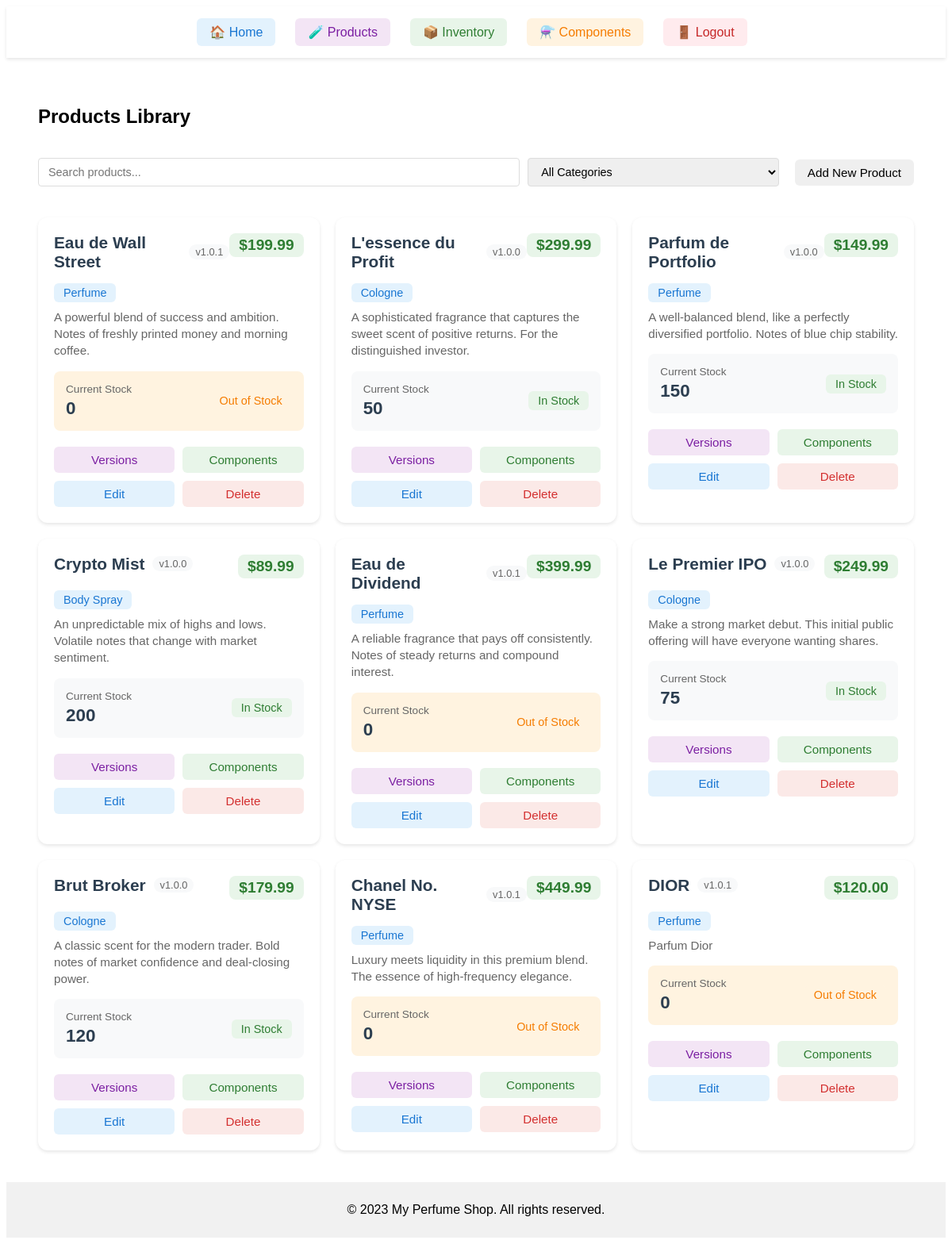
Page /product/ (signed in) on the committed database.
### app/models.py (models this page shows, shortened)
class Product(db.Model):
    id = db.Column(db.Integer, primary_key=True)
    name = db.Column(db.String(100), nullable=False)
    base_price = db.Column(db.Float, nullable=False)  # Base price for the product
    description = db.Column(db.Text)
    category = db.Column(db.String(50))
    versions = db.relationship('ProductVersion', backref='product', lazy=True)
    components = db.relationship('Component',
                               secondary=product_components,
                               backref=db.backref('products', lazy=True))
    inventory_entries = db.relationship('ProductInventory', backref='product', lazy=True, order_by='desc(ProductInventory.created_at)')

class ProductInventory(db.Model):
    id = db.Column(db.Integer, primary_key=True)
    product_id = db.Column(db.Integer, db.ForeignKey('product.id'), nullable=False)
    version = db.Column(db.String(10), nullable=False)
    inventory = db.Column(db.Integer, default=0)
    price = db.Column(db.Float, nullable=False)  # Specific price for this version
    created_at = db.Column(db.DateTime, default=datetime.utcnow)

### app/views/product.py (the view)
@product_bp.route('/')
@login_required
def index():
    products = Product.query.all()
    available_components = Component.query.all()
    return render_template('product/index.html',
                         products=products,
                         available_components=available_components)

### app/__init__.py (called while the page is built)
@login_manager.user_loader
def load_user(user_id):
    from .models import User  # Import User here to avoid circular import
    return User.query.get(int(user_id))

### app/templates/product/index.html (shortened to what this page needs)
{% extends 'base.html' %}
{% block content %}
<div class="components-page">
    <h2>Products Library</h2>
    <div class="inventory-controls">
        <div class="search-filters">
            <div class="search-group">
                <input type="text" id="searchInput" placeholder="Search products..." class="search-input">
                <select id="categoryFilter" class="category-select">
                    <option value="">All Categories</option>
                </select>
            </div>
        </div>
        {% if current_user.role == 'admin' %}
        <div class="admin-controls">
            <button onclick="showAddProductModal()" class="action-btn add-btn">Add New Product</button>
        </div>
        {% endif %}
    </div>
    <div class="component-grid">
        {% for product in products %}
        <div class="component-card">
            <div class="card-header">
                <div class="title-section">
                    <h3>{{ product.name }}</h3>
                    <span class="version-badge">v{{ product.inventory_entries[0].version if product.inventory_entries else '1.0' }}</span>
                </div>
                <span class="price-tag">${{ "%.2f"|format(product.base_price) }}</span>
            </div>
            <div class="product-info">
                <span class="category-tag">{{ product.category }}</span>
                <p class="description">{{ product.description }}</p>
            </div>
            <div class="stock-info {% if product.inventory_entries and product.inventory_entries[0].inventory < 10 %}low-stock{% endif %}">
                <div class="stock-details">
                    <span class="stock-label">Current Stock</span>
                    <span class="stock-number">{{ product.inventory_entries[0].inventory if product.inventory_entries else 0 }}</span>
                </div>
                <span class="stock-status">
                    {% if product.inventory_entries %}
                        {% if product.inventory_entries[0].inventory > 20 %}
                            In Stock
                        {% elif product.inventory_entries[0].inventory > 0 %}
                            Low Stock
                        {% else %}
                            Out of Stock
                        {% endif %}
                    {% else %}
                        No Stock
                    {% endif %}
                </span>
            </div>
            <div class="card-actions">
                <div class="main-actions">
                    <a href="{{ url_for('product.view_versions', id=product.id) }}"
                       class="action-btn version-btn">Versions</a>
                    <a href="{{ url_for('product.view_components', id=product.id) }}"
                       class="action-btn component-btn">Components</a>
                </div>
                {% if current_user.role == 'admin' %}
                <div class="admin-actions">
                    <a href="{{ url_for('product.edit_product_inventory',
                                        id=product.id,
                                        version=product.inventory_entries[0].version if product.inventory_entries else '1.0') }}"
                       class="action-btn edit-btn">Edit</a>
                    <button onclick="confirmDelete({{ product.id }}, '{{ product.name }}')"
                            class="action-btn delete-btn">Delete</button>
                </div>
                {% endif %}
            </div>
        </div>
        {% endfor %}
    </div>
</div>
{% endblock %}

### app/templates/base.html (shortened to what this page needs)
<!DOCTYPE html>
<html lang="en">
<head>
    <link rel="stylesheet" href="{{ url_for('static', filename='css/style.css') }}">
</head>
<body>
    <header>
        <nav class="main-nav">
            <ul>
                <li><a href="{{ url_for('home') }}" class="nav-btn home">🏠 Home</a></li>
                {% if current_user.is_authenticated %}
                    <li><a href="{{ url_for('product.index') }}" class="nav-btn products">🧪 Products</a></li>
                    <li><a href="{{ url_for('product.inventory') }}" class="nav-btn inventory">📦 Inventory</a></li>
                    <li><a href="{{ url_for('product.list_components') }}" class="nav-btn components">⚗️ Components</a></li>
                    <li><a href="{{ url_for('auth.logout') }}" class="nav-btn logout">🚪 Logout</a></li>
                {% else %}
                    <li><a href="{{ url_for('auth.login') }}" class="nav-btn login">🔑 Login</a></li>
                    <li><a href="{{ url_for('auth.register') }}" class="nav-btn register">📝 Register</a></li>
                {% endif %}
            </ul>
        </nav>
    </header>
    <main>
        {% block content %}
        {% endblock %}
    </main>
    <footer>
        <p>© 2023 My Perfume Shop. All rights reserved.</p>
    </footer>
</body>
</html>

### app/static/css/style.css (style rules this page uses)
body { font-family: Arial, sans-serif; }
header, footer { background-color: #f1f1f1; padding: 10px 20px; text-align: center; }
nav ul { list-style: none; padding: 0; }
nav ul li { display: inline; margin-right: 10px; }
main { margin: 20px; }
.admin-controls { margin: 20px 0; }

### app/templates/product/index.html (style rules this page uses)
.components-page { padding: 20px; }
.inventory-controls { margin: 20px 0; background: none; box-shadow: none; padding: 0; display: flex; justify-content: space-between; align-items: center; }
.search-filters { flex: 1; margin-right: 20px; }
.search-group { display: flex; gap: 10px; }
.search-input, .category-select { padding: 8px 12px; border: 1px solid #ddd; border-radius: 4px; font-size: 0.9em; }
.search-input { flex: 2; }
.category-select { flex: 1; }
.component-grid { display: grid; grid-template-columns: repeat(auto-fill, minmax(300px, 1fr)); gap: 20px; margin-top: 20px; }
.component-card { background: white; border-radius: 12px; box-shadow: 0 2px 4px rgba(0,0,0,0.1); padding: 20px; display: flex; flex-direction: column; gap: 15px; transition: transform 0.2s, box-shadow 0.2s; }
.card-header { display: flex; justify-content: space-between; align-items: flex-start; }
.title-section { display: flex; align-items: center; gap: 10px; }
.card-header h3 { margin: 0; font-size: 1.3em; color: #2c3e50; }
.version-badge { font-size: 0.8em; color: #666; background: #f8f9fa; padding: 2px 8px; border-radius: 12px; }
.price-tag { background: #e8f5e9; color: #2e7d32; padding: 4px 12px; border-radius: 8px; font-weight: 600; font-size: 1.2em; }
.product-info { display: flex; flex-direction: column; gap: 8px; }
.category-tag { align-self: flex-start; background: #e3f2fd; color: #1976d2; padding: 4px 12px; border-radius: 6px; font-size: 0.9em; font-weight: 500; }
.description { color: #666; font-size: 0.95em; line-height: 1.4; margin: 0; }
.stock-info { background: #f8f9fa; padding: 15px; border-radius: 8px; display: flex; justify-content: space-between; align-items: center; }
.stock-info.low-stock { background: #fff3e0; }
.stock-details { display: flex; flex-direction: column; gap: 4px; }
.stock-label { font-size: 0.85em; color: #666; }
.stock-number { font-size: 1.4em; font-weight: 600; color: #2c3e50; }
.stock-status { padding: 4px 12px; border-radius: 6px; font-size: 0.9em; background: #e8f5e9; color: #2e7d32; }
.low-stock .stock-status { background: #fff3e0; color: #f57c00; }
.card-actions { display: flex; flex-direction: column; gap: 10px; margin-top: 5px; }
.main-actions, .admin-actions { display: flex; gap: 10px; }
.action-btn { flex: 1; padding: 8px 16px; border: none; border-radius: 6px; text-align: center; text-decoration: none; font-size: 0.95em; cursor: pointer; transition: all 0.2s; display: flex; align-items: center; justify-content: center; gap: 8px; }
.version-btn { background: #f3e5f5; color: #7b1fa2; }
.component-btn { background: #e8f5e9; color: #2e7d32; }
.edit-btn { background: #e3f2fd; color: #1976d2; }
.delete-btn { background: #fbe9e7; color: #d32f2f; }

### app/templates/base.html (style rules this page uses)
header { background: white; box-shadow: 0 2px 4px rgba(0,0,0,0.1); padding: 15px 20px; }
.main-nav ul { display: flex; gap: 15px; justify-content: center; flex-wrap: wrap; margin: 0; padding: 0; }
.main-nav li { list-style: none; }
.nav-btn { display: inline-flex; align-items: center; padding: 8px 16px; border-radius: 6px; text-decoration: none; font-weight: 500; transition: all 0.2s ease; gap: 6px; }
.home { background: #e3f2fd; color: #1976d2; }
.products { background: #f3e5f5; color: #7b1fa2; }
.inventory { background: #e8f5e9; color: #2e7d32; }
.components { background: #fff3e0; color: #f57c00; }
.logout { background: #ffebee; color: #c62828; }

### rows in the picture
Product: name "Eau de Wall Street", version "1.0.1", base_price "199.99", category "Perfume", description "A powerful blend of success and ambition. Notes of freshly printed money and morning coffee.", inventory "0", shows "Out of Stock"
Product: name "L'essence du Profit", version "1.0.0", base_price "299.99", category "Cologne", description "A sophisticated fragrance that captures the sweet scent of positive returns. For the distinguished investor.", inventory "50", shows "In Stock"
Product: name "Parfum de Portfolio", version "1.0.0", base_price "149.99", category "Perfume", description "A well-balanced blend, like a perfectly diversified portfolio. Notes of blue chip stability.", inventory "150", shows "In Stock"
Product: name "Crypto Mist", version "1.0.0", base_price "89.99", category "Body Spray", description "An unpredictable mix of highs and lows. Volatile notes that change with market sentiment.", inventory "200", shows "In Stock"
Product: name "Eau de Dividend", version "1.0.1", base_price "399.99", category "Perfume", description "A reliable fragrance that pays off consistently. Notes of steady returns and compound interest.", inventory "0", shows "Out of Stock"
Product: name "Le Premier IPO", version "1.0.0", base_price "249.99", category "Cologne", description "Make a strong market debut. This initial public offering will have everyone wanting shares.", inventory "75", shows "In Stock"
Product: name "Brut Broker", version "1.0.0", base_price "179.99", category "Cologne", description "A classic scent for the modern trader. Bold notes of market confidence and deal-closing power.", inventory "120", shows "In Stock"
Product: name "Chanel No. NYSE", version "1.0.1", base_price "449.99", category "Perfume", description "Luxury meets liquidity in this premium blend. The essence of high-frequency elegance.", inventory "0", shows "Out of Stock"
Product: name "DIOR", version "1.0.1", base_price "120.00", category "Perfume", description "Parfum Dior", inventory "0", shows "Out of Stock"
